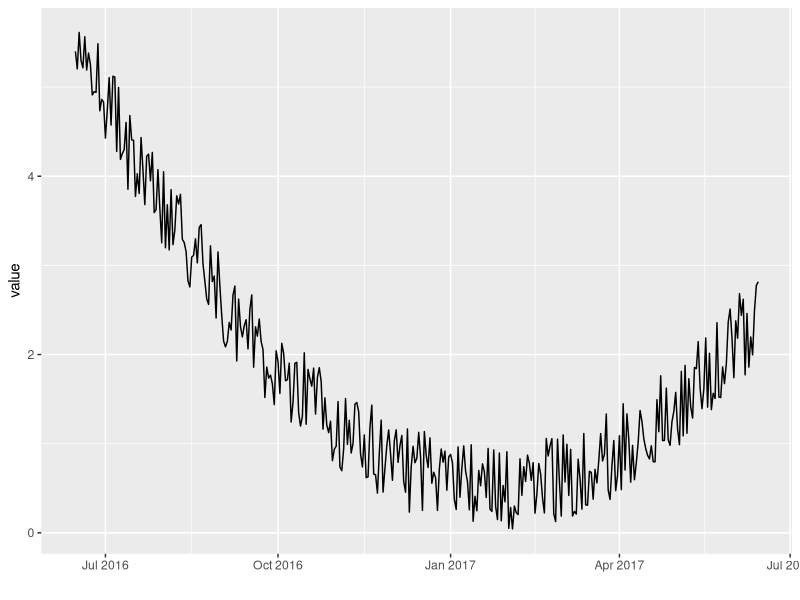
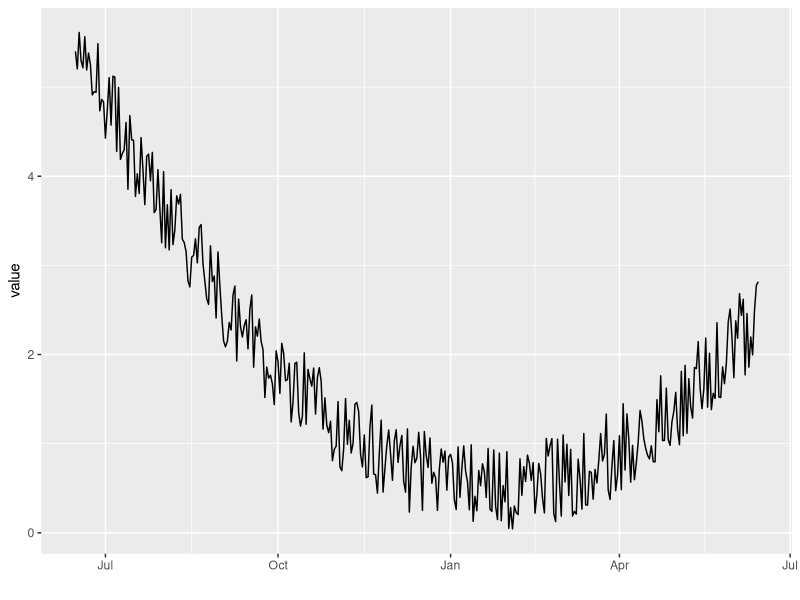
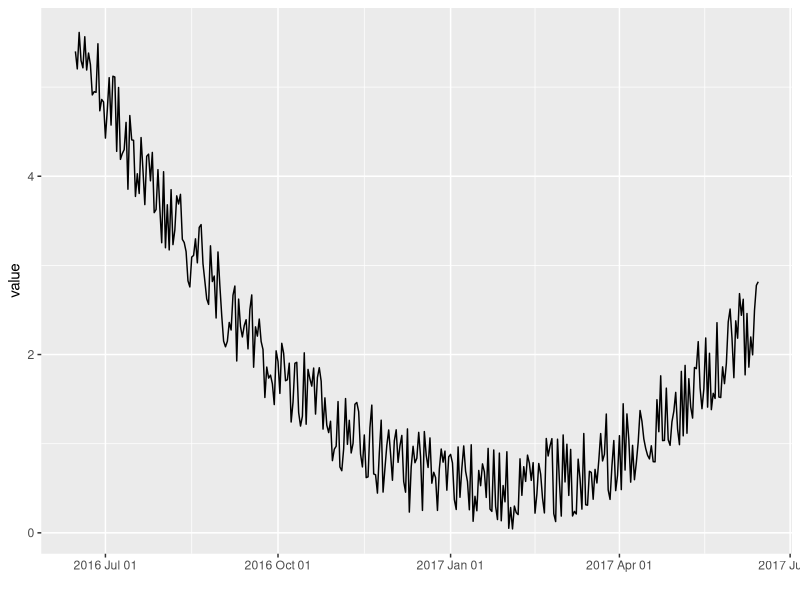
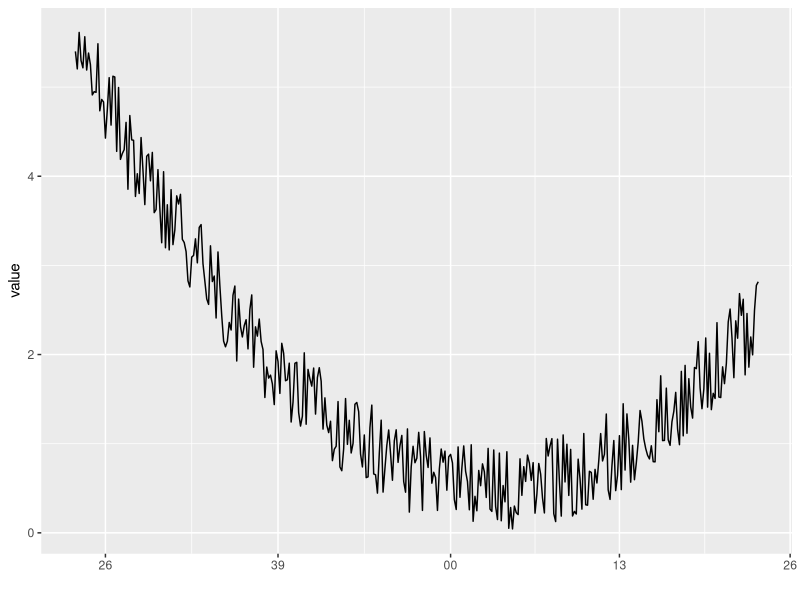
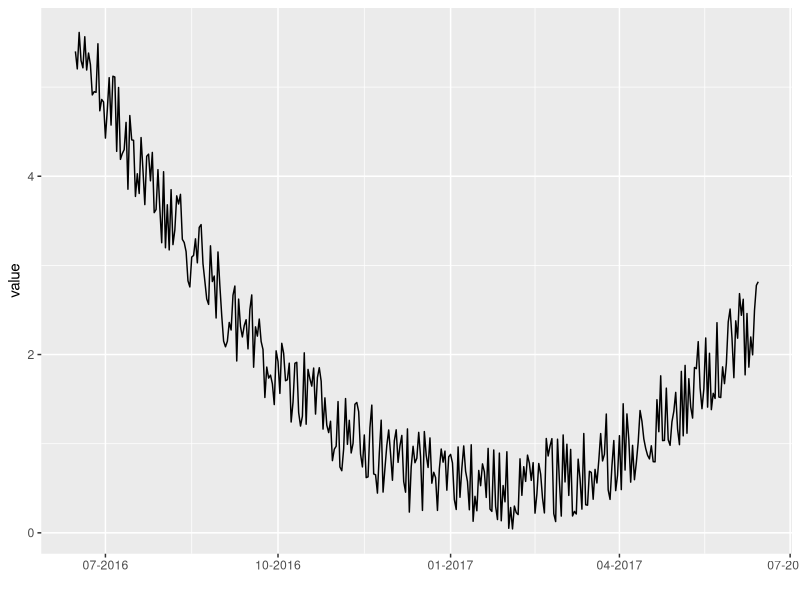
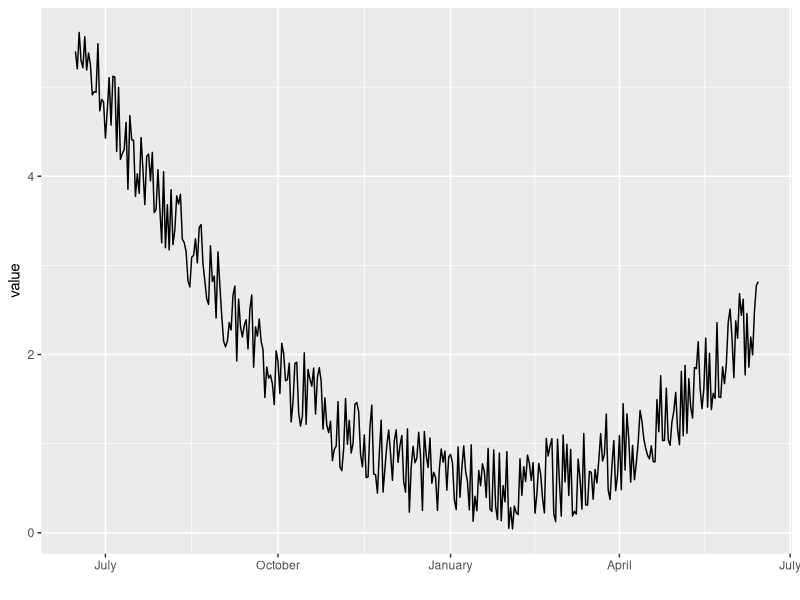
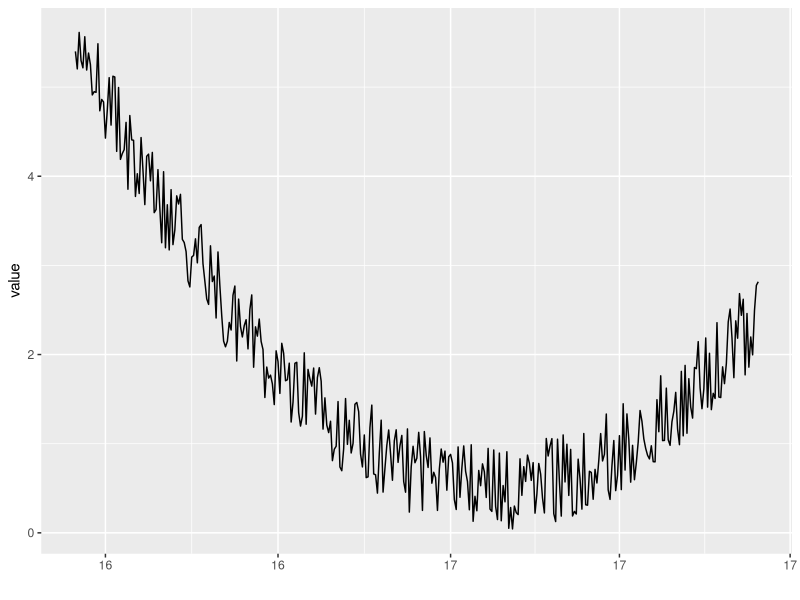
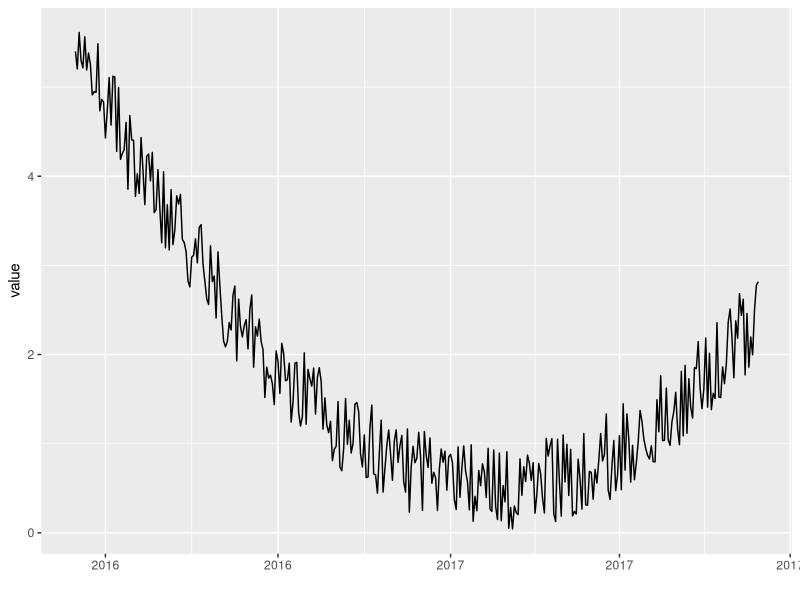

Generate these figures, in order, with R:

# Time series - ggplot2 e lubridate --------------------------------------------------------------------------------------------------------
# Autoria do script ------------------------------------------------------------------------------------------------------------------------
# Data: 23/05/22 ---------------------------------------------------------------------------------------------------------------------------

# Conceito ---------------------------------------------------------------------------------------------------------------------------------

### Time series estuda a evolução de uma ou mais variáveis ao longo do tempo.
### Existe um foco sobre o tidyverse: o pacote lubridate é o melhor para lidar
### com o formato de datas, e o ggplot2 faz o gráfico de forma eficiente. O
### pacote dygraphs é também considerado para produzir incríveis gráficos
### interativos. 

# Formato de datas -------------------------------------------------------------------------------------------------------------------------

### Para construie séries temporais, é necessário que a variável tempo esteja
### em formato de data. O primeiro passo de suas análises é checar se o R ler
### corretamente o formato de data da sua variável. Isso é possível usando a
### função str().

### Caso não esteja em formato de data, o lubridate pode corrigir esse problema
### facilmente. Esse pacote oferece várias funções com os nomes compostos pelas 
### letras: year (y), month (m) and day (d).

library(lubridate)

time <- c("2019-04-17", "2019-03-21") # Isso é um character
ymd(time) # Isso é formato de data

# Séries de tempo com ggplot2 --------------------------------------------------------------------------------------------------------------

### O ggplot2 oferece muitas funcionalidades para visualizar séries temporais. O
### formato de data será reconhecido automaticamente, resultando nos rótulos do
### eixo x. A função scale_x_data() torna fácil a customização desses rótulos.
### O pacote plotly pode tornar os gráficos interativos adicionando uma linha de 
### código a mais.

# Gráfico básico de linhas para visualizar séries temporais --------------------------------------------------------------------------------

library(ggplot2)
library(dplyr)

### Dados fictícios

data <- data.frame(
  day = as.Date("2017-06-14") - 0:364, 
  value = runif(365) + seq(-140, 224)^2 / 10000
)

### Gráfico básico

p <- ggplot(data, aes(x = day, y = value)) +
  geom_line() + 
  xlab("")
p

### Observação: o ggplot2 irá apenas produzir gráficos de séries temporais caso
### a variável tempo esteja em formato de data.

# Outros formatos de datas -----------------------------------------------------------------------------------------------------------------

### A partir que a variável é definida como data, você pode usar a função scale_x_data()
### do ggplot2 para modificar o formato da data.

p + scale_x_date(date_labels = "%b")
p + scale_x_date(date_labels = "%Y %b %d")
p + scale_x_date(date_labels = "%W")
p + scale_x_date(date_labels = "%m-%Y")
p + scale_x_date(date_labels = "%B")
p + scale_x_date(date_labels = "%y")
p + scale_x_date(date_labels = "%Y")
